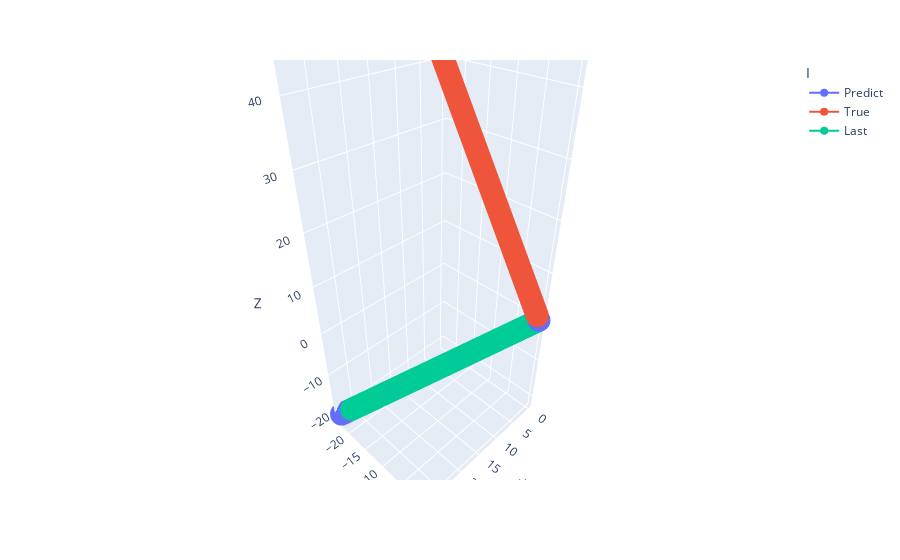

Notebook source saved alongside this figure:
### Code cell
fig = px.line_3d(aaaab, x="X", y="Y", z="Z", color='I',markers=True)
fig.show()

### Figure 1 — Plotly figure (JSON) as saved in the notebook; plotly's stock layout.template omitted (floating-point values rounded to 4 significant figures; data arrays with more than 128 entries replaced by an {"elided": "..."} marker saying what was removed)
{"data": [{"hovertemplate": "I=Predict<br>X=%{x}<br>Y=%{y}<br>Z=%{z}<extra></extra>", "legendgroup": "Predict", "line": {"color": "#636efa", "dash": "solid"}, "marker": {"symbol": "circle"}, "mode": "lines+markers", "name": "Predict", "scene": "scene", "showlegend": true, "type": "scatter3d", "x": {"elided": "999 float values"}, "y": {"elided": "999 float values"}, "z": {"elided": "999 float values"}}, {"hovertemplate": "I=True<br>X=%{x}<br>Y=%{y}<br>Z=%{z}<extra></extra>", "legendgroup": "True", "line": {"color": "#EF553B", "dash": "solid"}, "marker": {"symbol": "circle"}, "mode": "lines+markers", "name": "True", "scene": "scene", "showlegend": true, "type": "scatter3d", "x": {"elided": "948 float values"}, "y": {"elided": "948 float values"}, "z": {"elided": "948 float values"}}, {"hovertemplate": "I=Last<br>X=%{x}<br>Y=%{y}<br>Z=%{z}<extra></extra>", "legendgroup": "Last", "line": {"color": "#00cc96", "dash": "solid"}, "marker": {"symbol": "circle"}, "mode": "lines+markers", "name": "Last", "scene": "scene", "showlegend": true, "type": "scatter3d", "x": {"elided": "7948 float values"}, "y": {"elided": "7948 float values"}, "z": {"elided": "7948 float values"}}], "layout": {"legend": {"title": {"text": "I"}, "tracegroupgap": 0}, "margin": {"t": 60}, "scene": {"domain": {"x": [0, 1], "y": [0, 1]}, "xaxis": {"title": {"text": "X"}}, "yaxis": {"title": {"text": "Y"}}, "zaxis": {"title": {"text": "Z"}}}}}
